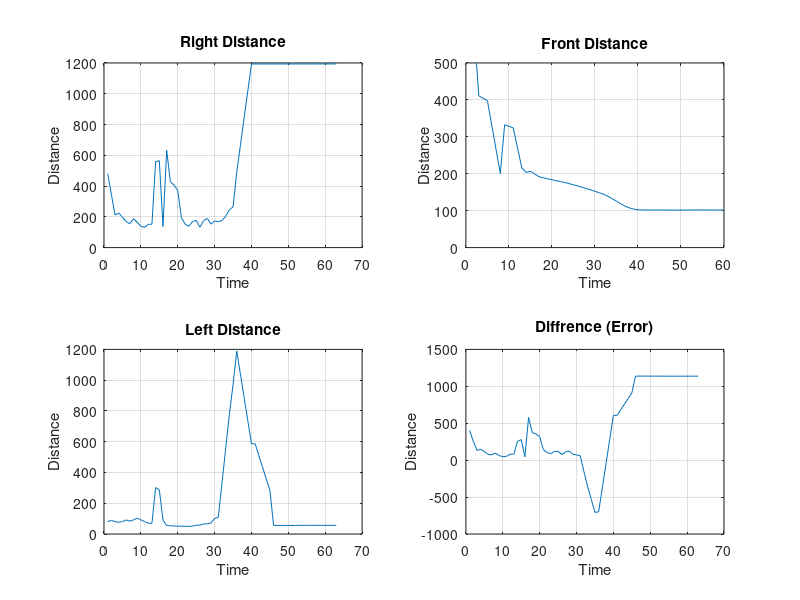

This chart was generated by the following MATLAB code:
clc,clear,close all
load Task_3_OutData.txt
x=Task_3_OutData';
subplot(221);
plot(x(1,:));grid on
xlabel('Time');
ylabel('Distance');
title('Right Distance');

subplot(222);
plot(x(2,:));grid on
xlabel('Time');
ylabel('Distance');
title('Front Distance');
axis([0 60 0 500])
subplot(223);
plot(x(3,:));grid on
xlabel('Time');
ylabel('Distance');
title('Left Distance');

subplot(224);
plot(x(4,:));grid on
xlabel('Time');
ylabel('Distance');
title('Diffrence (Error)');
